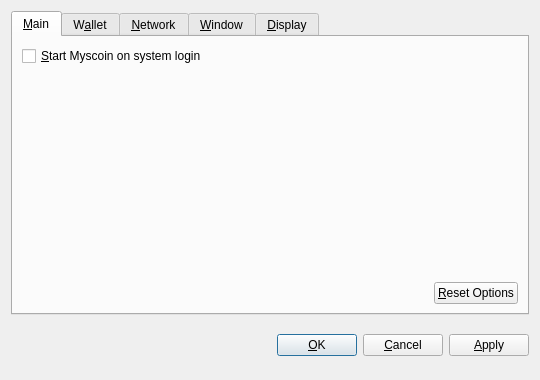
<?xml version="1.0" encoding="UTF-8"?>
<ui version="4.0">
 <class>OptionsDialog</class>
 <widget class="QDialog" name="OptionsDialog">
  <property name="geometry">
   <rect>
    <x>0</x>
    <y>0</y>
    <width>540</width>
    <height>380</height>
   </rect>
  </property>
  <property name="windowTitle">
   <string>Options</string>
  </property>
  <property name="modal">
   <bool>true</bool>
  </property>
  <layout class="QVBoxLayout" name="verticalLayout">
   <item>
    <widget class="QTabWidget" name="tabWidget">
     <property name="tabPosition">
      <enum>QTabWidget::North</enum>
     </property>
     <property name="currentIndex">
      <number>0</number>
     </property>
     <widget class="QWidget" name="tabMain">
      <attribute name="title">
       <string>&amp;Main</string>
      </attribute>
      <layout class="QVBoxLayout" name="verticalLayout_Main">
       <item>
        <widget class="QCheckBox" name="bitcoinAtStartup">
         <property name="toolTip">
          <string>Automatically start Myscoin after logging in to the system.</string>
         </property>
         <property name="text">
          <string>&amp;Start Myscoin on system login</string>
         </property>
        </widget>
       </item>
       <item>
        <spacer name="verticalSpacer_Main">
         <property name="orientation">
          <enum>Qt::Vertical</enum>
         </property>
         <property name="sizeHint" stdset="0">
          <size>
           <width>20</width>
           <height>40</height>
          </size>
         </property>
        </spacer>
       </item>
       <item>
        <layout class="QHBoxLayout" name="horizontalLayout_2_Main">
         <item>
          <spacer name="horizontalSpacer_2_Main">
           <property name="orientation">
            <enum>Qt::Horizontal</enum>
           </property>
           <property name="sizeHint" stdset="0">
            <size>
             <width>40</width>
             <height>20</height>
            </size>
           </property>
          </spacer>
         </item>
         <item>
          <widget class="QPushButton" name="resetButton">
           <property name="toolTip">
            <string>Reset all client options to default.</string>
           </property>
           <property name="text">
            <string>&amp;Reset Options</string>
           </property>
           <property name="autoDefault">
            <bool>false</bool>
           </property>
          </widget>
         </item>
        </layout>
       </item>
      </layout>
     </widget>
     <widget class="QWidget" name="tabWallet">
      <attribute name="title">
       <string>W&amp;allet</string>
      </attribute>
      <layout class="QVBoxLayout" name="verticalLayout_Network">
       <item>
        <widget class="QLabel" name="transactionFeeInfoLabel">
         <property name="text">
          <string>Optional transaction fee per kB that helps make sure your transactions are processed quickly. Most transactions are 1 kB.</string>
         </property>
         <property name="textFormat">
          <enum>Qt::PlainText</enum>
         </property>
         <property name="wordWrap">
          <bool>true</bool>
         </property>
        </widget>
       </item>
       <item>
        <layout class="QHBoxLayout" name="horizontalLayout_1_Main">
         <item>
          <widget class="QLabel" name="transactionFeeLabel">
           <property name="text">
            <string>Pay transaction &amp;fee</string>
           </property>
           <property name="textFormat">
            <enum>Qt::PlainText</enum>
           </property>
           <property name="buddy">
            <cstring>transactionFee</cstring>
           </property>
          </widget>
         </item>
         <item>
          <widget class="BitcoinAmountField" name="transactionFee"/>
         </item>
         <item>
          <spacer name="horizontalSpacer_1_Main">
           <property name="orientation">
            <enum>Qt::Horizontal</enum>
           </property>
           <property name="sizeHint" stdset="0">
            <size>
             <width>40</width>
             <height>20</height>
            </size>
           </property>
          </spacer>
         </item>
        </layout>
       </item>
       <item>
        <widget class="QLabel" name="label">
         <property name="text">
          <string>If you disable the spending of unconfirmed change, the change from a transaction cannot be used until that transaction has at least one confirmation. This also affects how your balance is computed.</string>
         </property>
         <property name="wordWrap">
          <bool>true</bool>
         </property>
        </widget>
       </item>
       <item>
        <widget class="QCheckBox" name="spendZeroConfChange">
         <property name="text">
          <string>Spend unconfirmed change  (experts only)</string>
         </property>
        </widget>
       </item>
       <item>
        <spacer name="verticalSpacer">
         <property name="orientation">
          <enum>Qt::Vertical</enum>
         </property>
         <property name="sizeHint" stdset="0">
          <size>
           <width>20</width>
           <height>40</height>
          </size>
         </property>
        </spacer>
       </item>
      </layout>
     </widget>
     <widget class="QWidget" name="tabNetwork">
      <attribute name="title">
       <string>&amp;Network</string>
      </attribute>
      <layout class="QVBoxLayout" name="verticalLayout_Network">
       <item>
        <widget class="QCheckBox" name="mapPortUpnp">
         <property name="toolTip">
          <string>Automatically open the Myscoin client port on the router. This only works when your router supports UPnP and it is enabled.</string>
         </property>
         <property name="text">
          <string>Map port using &amp;UPnP</string>
         </property>
        </widget>
       </item>
       <item>
        <widget class="QCheckBox" name="connectSocks">
         <property name="toolTip">
          <string>Connect to the Myscoin network through a SOCKS proxy (e.g. when connecting through Tor).</string>
         </property>
         <property name="text">
          <string>&amp;Connect through SOCKS proxy:</string>
         </property>
        </widget>
       </item>
       <item>
        <layout class="QHBoxLayout" name="horizontalLayout_Network">
         <item>
          <widget class="QLabel" name="proxyIpLabel">
           <property name="text">
            <string>Proxy &amp;IP:</string>
           </property>
           <property name="textFormat">
            <enum>Qt::PlainText</enum>
           </property>
           <property name="buddy">
            <cstring>proxyIp</cstring>
           </property>
          </widget>
         </item>
         <item>
          <widget class="QValidatedLineEdit" name="proxyIp">
           <property name="maximumSize">
            <size>
             <width>140</width>
             <height>16777215</height>
            </size>
           </property>
           <property name="toolTip">
            <string>IP address of the proxy (e.g. 127.0.0.1)</string>
           </property>
          </widget>
         </item>
         <item>
          <widget class="QLabel" name="proxyPortLabel">
           <property name="text">
            <string>&amp;Port:</string>
           </property>
           <property name="textFormat">
            <enum>Qt::PlainText</enum>
           </property>
           <property name="buddy">
            <cstring>proxyPort</cstring>
           </property>
          </widget>
         </item>
         <item>
          <widget class="QLineEdit" name="proxyPort">
           <property name="maximumSize">
            <size>
             <width>55</width>
             <height>16777215</height>
            </size>
           </property>
           <property name="toolTip">
            <string>Port of the proxy (e.g. 9050)</string>
           </property>
          </widget>
         </item>
         <item>
          <widget class="QLabel" name="socksVersionLabel">
           <property name="text">
            <string>SOCKS &amp;Version:</string>
           </property>
           <property name="textFormat">
            <enum>Qt::PlainText</enum>
           </property>
           <property name="buddy">
            <cstring>socksVersion</cstring>
           </property>
          </widget>
         </item>
         <item>
          <widget class="QValueComboBox" name="socksVersion">
           <property name="toolTip">
            <string>SOCKS version of the proxy (e.g. 5)</string>
           </property>
          </widget>
         </item>
         <item>
          <spacer name="horizontalSpacer_Network">
           <property name="orientation">
            <enum>Qt::Horizontal</enum>
           </property>
           <property name="sizeHint" stdset="0">
            <size>
             <width>40</width>
             <height>20</height>
            </size>
           </property>
          </spacer>
         </item>
        </layout>
       </item>
       <item>
        <spacer name="verticalSpacer_Network">
         <property name="orientation">
          <enum>Qt::Vertical</enum>
         </property>
         <property name="sizeHint" stdset="0">
          <size>
           <width>20</width>
           <height>40</height>
          </size>
         </property>
        </spacer>
       </item>
      </layout>
     </widget>
     <widget class="QWidget" name="tabWindow">
      <attribute name="title">
       <string>&amp;Window</string>
      </attribute>
      <layout class="QVBoxLayout" name="verticalLayout_Window">
       <item>
        <widget class="QCheckBox" name="minimizeToTray">
         <property name="toolTip">
          <string>Show only a tray icon after minimizing the window.</string>
         </property>
         <property name="text">
          <string>&amp;Minimize to the tray instead of the taskbar</string>
         </property>
        </widget>
       </item>
       <item>
        <widget class="QCheckBox" name="minimizeOnClose">
         <property name="toolTip">
          <string>Minimize instead of exit the application when the window is closed. When this option is enabled, the application will be closed only after selecting Quit in the menu.</string>
         </property>
         <property name="text">
          <string>M&amp;inimize on close</string>
         </property>
        </widget>
       </item>
       <item>
        <spacer name="verticalSpacer_Window">
         <property name="orientation">
          <enum>Qt::Vertical</enum>
         </property>
         <property name="sizeHint" stdset="0">
          <size>
           <width>20</width>
           <height>40</height>
          </size>
         </property>
        </spacer>
       </item>
      </layout>
     </widget>
     <widget class="QWidget" name="tabDisplay">
      <attribute name="title">
       <string>&amp;Display</string>
      </attribute>
      <layout class="QVBoxLayout" name="verticalLayout_Display">
       <item>
        <layout class="QHBoxLayout" name="horizontalLayout_1_Display">
         <item>
          <widget class="QLabel" name="langLabel">
           <property name="text">
            <string>User Interface &amp;language:</string>
           </property>
           <property name="textFormat">
            <enum>Qt::PlainText</enum>
           </property>
           <property name="buddy">
            <cstring>lang</cstring>
           </property>
          </widget>
         </item>
         <item>
          <widget class="QValueComboBox" name="lang">
           <property name="toolTip">
            <string>The user interface language can be set here. This setting will take effect after restarting Myscoin.</string>
           </property>
          </widget>
         </item>
        </layout>
       </item>
       <item>
        <layout class="QHBoxLayout" name="horizontalLayout_2_Display">
         <item>
          <widget class="QLabel" name="unitLabel">
           <property name="text">
            <string>&amp;Unit to show amounts in:</string>
           </property>
           <property name="textFormat">
            <enum>Qt::PlainText</enum>
           </property>
           <property name="buddy">
            <cstring>unit</cstring>
           </property>
          </widget>
         </item>
         <item>
          <widget class="QValueComboBox" name="unit">
           <property name="toolTip">
            <string>Choose the default subdivision unit to show in the interface and when sending coins.</string>
           </property>
          </widget>
         </item>
        </layout>
       </item>
       <item>
        <widget class="QCheckBox" name="displayAddresses">
         <property name="toolTip">
          <string>Whether to show Myscoin addresses in the transaction list or not.</string>
         </property>
         <property name="text">
          <string>&amp;Display addresses in transaction list</string>
         </property>
        </widget>
       </item>
       <item>
        <widget class="QCheckBox" name="coinControlFeatures">
         <property name="toolTip">
          <string>Whether to show coin control features or not.</string>
         </property>
         <property name="text">
          <string>Display coin &amp;control features (experts only!)</string>
         </property>
        </widget>
       </item>
       <item>
        <spacer name="verticalSpacer_Display">
         <property name="orientation">
          <enum>Qt::Vertical</enum>
         </property>
         <property name="sizeHint" stdset="0">
          <size>
           <width>20</width>
           <height>40</height>
          </size>
         </property>
        </spacer>
       </item>
      </layout>
     </widget>
    </widget>
   </item>
   <item>
    <layout class="QHBoxLayout" name="horizontalLayout_Buttons">
     <item>
      <spacer name="horizontalSpacer_1">
       <property name="orientation">
        <enum>Qt::Horizontal</enum>
       </property>
       <property name="sizeHint" stdset="0">
        <size>
         <width>40</width>
         <height>48</height>
        </size>
       </property>
      </spacer>
     </item>
     <item>
      <widget class="QLabel" name="statusLabel">
       <property name="font">
        <font>
         <weight>75</weight>
         <bold>true</bold>
        </font>
       </property>
       <property name="text">
        <string/>
       </property>
       <property name="textFormat">
        <enum>Qt::PlainText</enum>
       </property>
       <property name="wordWrap">
        <bool>true</bool>
       </property>
      </widget>
     </item>
     <item>
      <spacer name="horizontalSpacer_2">
       <property name="orientation">
        <enum>Qt::Horizontal</enum>
       </property>
       <property name="sizeHint" stdset="0">
        <size>
         <width>40</width>
         <height>48</height>
        </size>
       </property>
      </spacer>
     </item>
     <item>
      <widget class="QPushButton" name="okButton">
       <property name="text">
        <string>&amp;OK</string>
       </property>
      </widget>
     </item>
     <item>
      <widget class="QPushButton" name="cancelButton">
       <property name="text">
        <string>&amp;Cancel</string>
       </property>
       <property name="autoDefault">
        <bool>false</bool>
       </property>
      </widget>
     </item>
     <item>
      <widget class="QPushButton" name="applyButton">
       <property name="text">
        <string>&amp;Apply</string>
       </property>
       <property name="autoDefault">
        <bool>false</bool>
       </property>
      </widget>
     </item>
    </layout>
   </item>
  </layout>
 </widget>
 <customwidgets>
  <customwidget>
   <class>BitcoinAmountField</class>
   <extends>QSpinBox</extends>
   <header>bitcoinamountfield.h</header>
  </customwidget>
  <customwidget>
   <class>QValueComboBox</class>
   <extends>QComboBox</extends>
   <header>qvaluecombobox.h</header>
  </customwidget>
  <customwidget>
   <class>QValidatedLineEdit</class>
   <extends>QLineEdit</extends>
   <header>qvalidatedlineedit.h</header>
  </customwidget>
 </customwidgets>
 <resources/>
 <connections/>
</ui>
